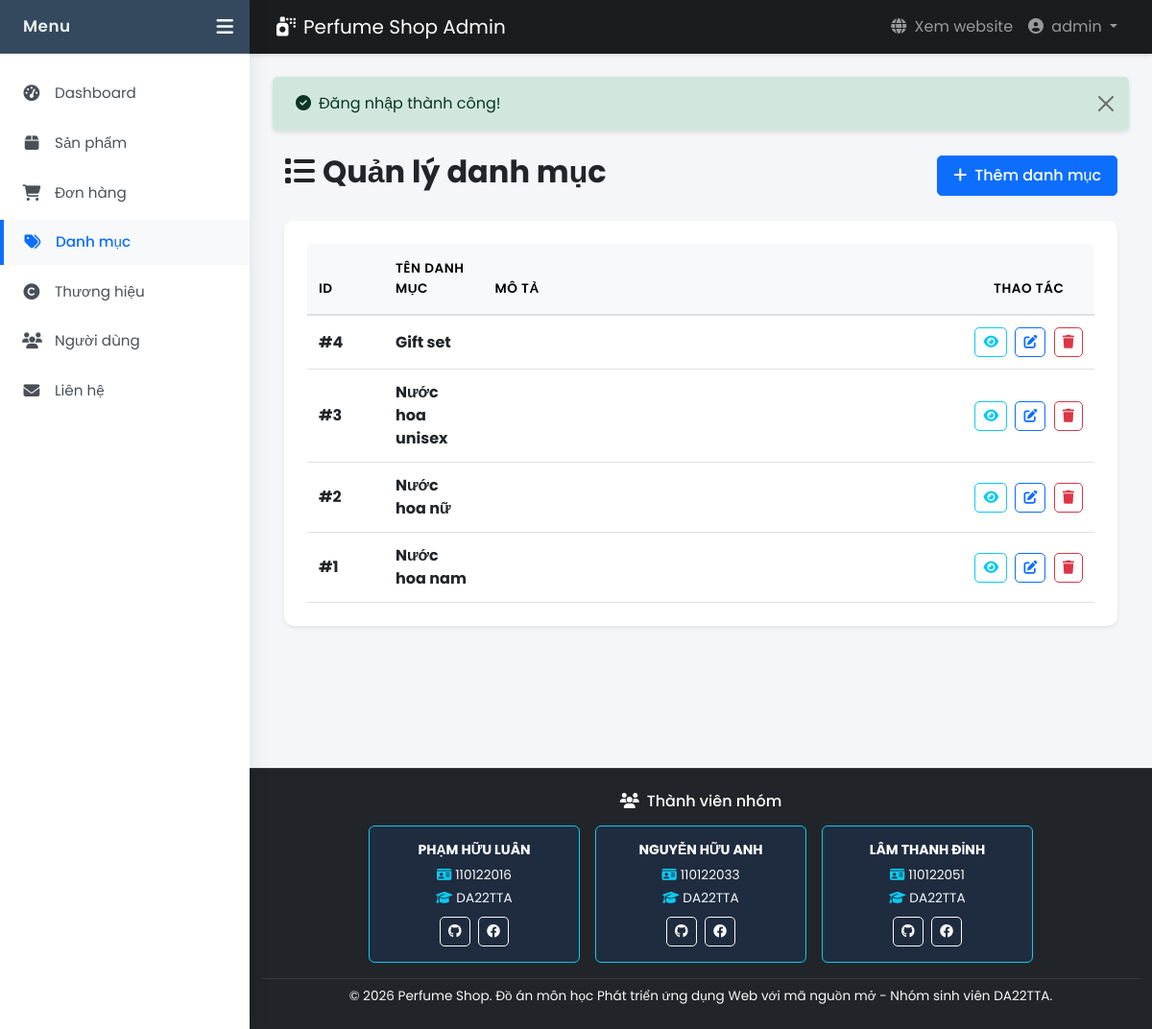
/views/admin/categories/index.php (signed in), run on the app's committed database.
### tables this page shows
CREATE TABLE `danh_muc` (
  `id` int(11) NOT NULL,
  `ten_danh_muc` varchar(100) NOT NULL,
  `mo_ta` text DEFAULT NULL
);

### models/Category.php (called while the page is built, shortened)
<?php
class Category {
    private $conn;
    private $table = 'danh_muc';
    public function __construct() {
        $database = new Database();
        $this->conn = $database->connect();
    }
    public function getAll() {
        $query = "SELECT * FROM {$this->table} ORDER BY id DESC";
        $result = $this->conn->query($query);
        return $result->fetch_all(MYSQLI_ASSOC);
    }
}
?>

### config/database.php (called while the page is built, shortened)
<?php
class Database {
    private $host = DB_HOST;
    private $user = DB_USER;
    private $pass = DB_PASS;
    private $dbname = DB_NAME;
    public function connect() {
        $this->conn = null;
        try {
            $this->conn = new mysqli($this->host, $this->user, $this->pass, $this->dbname);
            $this->conn->set_charset("utf8mb4");
        } catch (Exception $e) {
            echo "Lỗi kết nối: " . $e->getMessage();
        }
        return $this->conn;
    }
}
?>

### views/admin/categories/index.php (the view, shortened to what this page needs)
<?php
require_once __DIR__ . '/../../../models/Category.php';
$categoryModel = new Category();
$categories = $categoryModel->getAll();
include __DIR__ . '/../layout/header.php';
?>
<div class="container-fluid my-4">
    <div class="d-flex justify-content-between align-items-center mb-4">
        <h2 class="fw-bold"><i class="fas fa-list me-2"></i>Quản lý danh mục</h2>
        <a href="create.php" class="btn btn-primary">
            <i class="fas fa-plus me-2"></i>Thêm danh mục
        </a>
    </div>
    <div class="card border-0 shadow-sm">
        <div class="card-body">
            <?php if (empty($categories)): ?>
            <div class="text-center py-5 text-muted">
                <i class="fas fa-list fa-3x mb-3"></i>
                <p>Chưa có danh mục nào</p>
            </div>
            <?php else: ?>
            <div class="table-responsive">
                <table class="table table-hover align-middle table-sticky-action">
                    <thead class="table-light">
                        <tr>
                            <th width="80">ID</th>
                            <th>Tên danh mục</th>
                            <th width="500">Mô tả</th>
                            <th class="text-center sticky-action">Thao tác</th>
                        </tr>
                    </thead>
                    <tbody>
                        <?php foreach ($categories as $category): ?>
                        <tr>
                            <td><strong>#<?php echo $category['id']; ?></strong></td>
                            <td><strong><?php echo htmlspecialchars($category['ten_danh_muc']); ?></strong></td>
                            <td><small><?php echo htmlspecialchars(substr($category['mo_ta'] ?? '', 0, 150)); ?><?php echo (strlen($category['mo_ta'] ?? '') > 150) ? '...' : ''; ?></small></td>
                            <td class="text-nowrap">
                                <button class="btn btn-sm btn-outline-info me-1 view-category"
                                        data-id="<?php echo $category['id']; ?>" title="Xem chi tiết">
                                    <i class="fas fa-eye"></i>
                                </button>
                                <a href="edit.php?id=<?php echo $category['id']; ?>" class="btn btn-sm btn-outline-primary me-1" title="Sửa">
                                    <i class="fas fa-edit"></i>
                                </a>
                                <button class="btn btn-sm btn-outline-danger delete-category"
                                        data-id="<?php echo $category['id']; ?>" title="Xóa">
                                    <i class="fas fa-trash"></i>
                                </button>
                            </td>
                        </tr>
                        <?php endforeach; ?>
                    </tbody>
                </table>
            </div>
            <?php endif; ?>
        </div>
    </div>
</div>
<?php include __DIR__ . '/../layout/footer.php'; ?>

### assets/css/admin.css (style rules this page uses)
* { margin: 0; padding: 0; box-sizing: border-box; }
body.admin-body { font-family: 'Poppins', sans-serif; background-color: #f4f6f9; overflow-x: hidden; }
.card { border-radius: 10px; border: none; box-shadow: 0 2px 8px rgba(0, 0, 0, 0.08); transition: box-shadow 0.3s; overflow: hidden; }
.card-body { padding: 1.5rem; }
.table { margin-bottom: 0; }
.table thead th { border-bottom: 2px solid #dee2e6; font-weight: 600; text-transform: uppercase; font-size: 0.85rem; letter-spacing: 0.5px; }
.btn { border-radius: 6px; padding: 0.5rem 1.25rem; font-weight: 500; transition: all 0.3s; }
.shadow-sm { box-shadow: 0 2px 4px rgba(0, 0, 0, 0.08) !important; }
.table thead th { background-color: #f8f9fa; border-bottom: 2px solid #dee2e6; font-weight: 600; text-transform: uppercase; font-size: 0.85rem; letter-spacing: 0.5px; padding: 1rem 0.75rem; }
.table tbody tr { transition: background-color 0.2s; }
.table tbody td { padding: 0.75rem; vertical-align: middle; }
.btn { padding: 0.5rem 1rem; border-radius: 5px; font-weight: 500; transition: all 0.3s; }
.btn-sm { padding: 0.25rem 0.5rem; font-size: 0.875rem; }
.table-responsive { position: relative; }
.table-sticky-action th:last-child, .table-sticky-action td:last-child { position: sticky; right: 0; background-color: #fff; box-shadow: -2px 0 5px rgba(0, 0, 0, 0.05); z-index: 10; white-space: nowrap; padding-left: 0.75rem !important; padding-right: 0.75rem !important; min-width: fit-content; }
.table-sticky-action thead th:last-child { background-color: #f8f9fa; z-index: 11; }

### data on the page
danh_muc: id "4", ten_danh_muc "Gift set"
danh_muc: id "3", ten_danh_muc "Nước hoa unisex"
danh_muc: id "2", ten_danh_muc "Nước hoa nữ"
danh_muc: id "1", ten_danh_muc "Nước hoa nam"

### other printed values
$_SESSION['username'] "admin"
$_SESSION['success'] "Đăng nhập thành công!"
